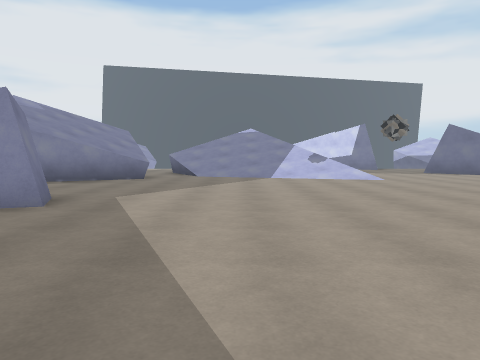
View 1 (above)

16 first-person views from a walk through a 3-D level made in the Unity game engine. The camera is 1.3 m above the floor, tilts 4° down and sees 70° across. The floor is counted in squares, 2 m on a side. Each view is taken from the middle of a square. On the plan, view 1 faces up. The plan holds only what a view shows up to about 10 squares ahead; the rest is blank. The place goes on beyond the plan. Surface patterns are stand-ins for the level's own textures.

View 2
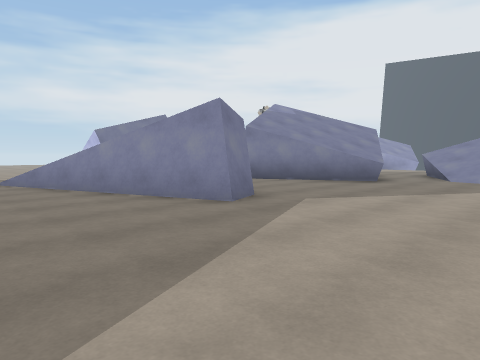

View 3
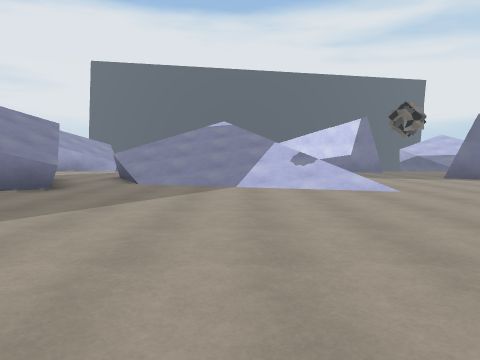

View 4
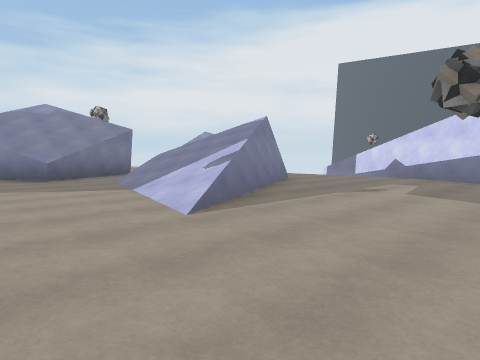

View 5
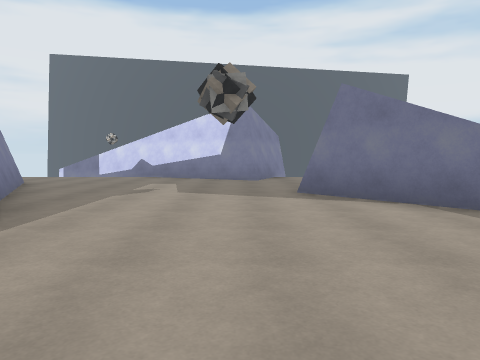

View 6
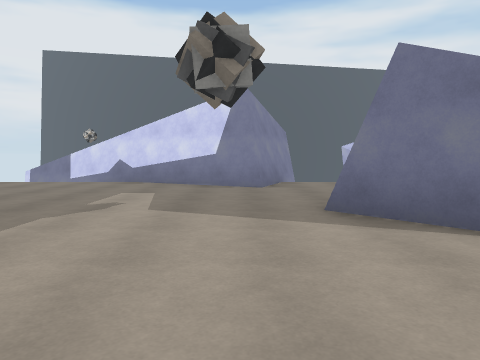

View 7
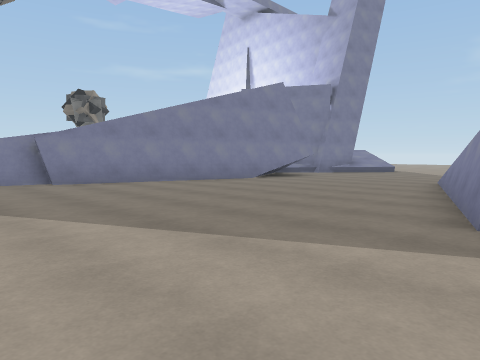

View 8
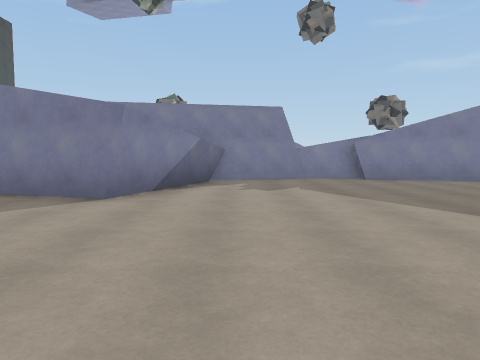

View 9
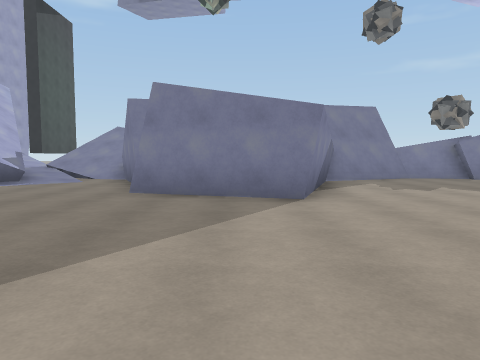

View 10
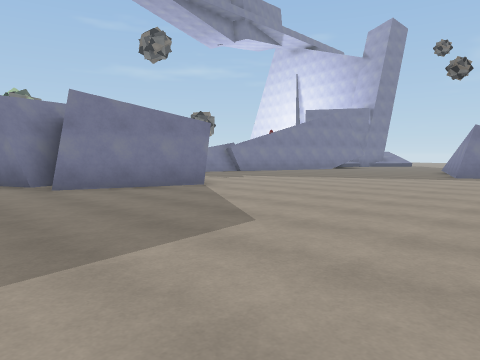

View 11
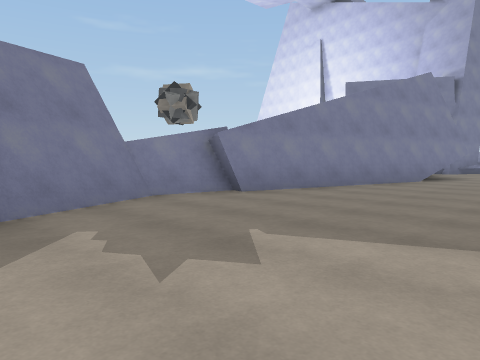

View 12
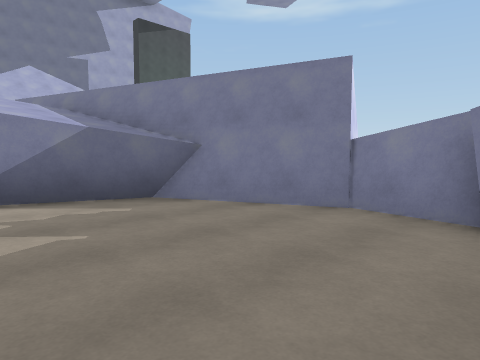

View 13
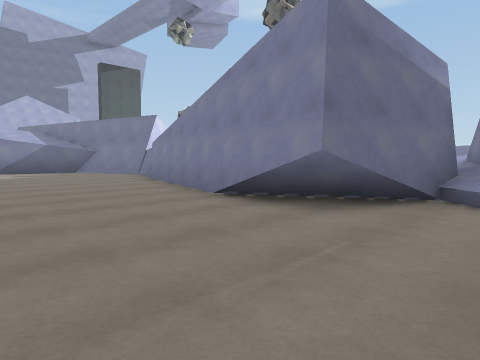

View 14
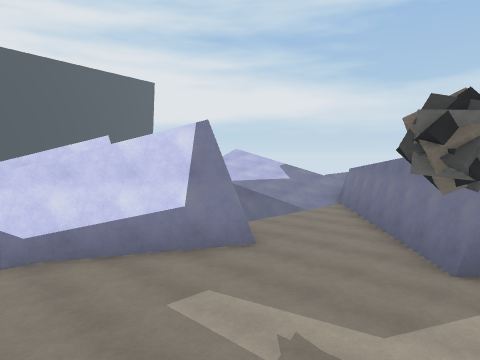

View 15
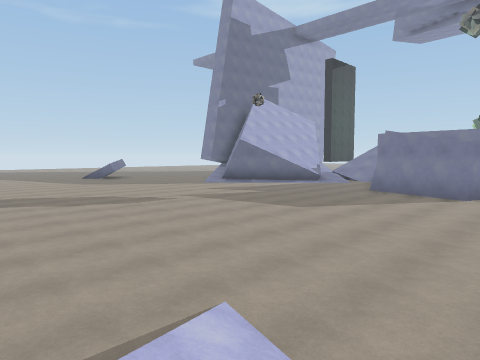

View 16
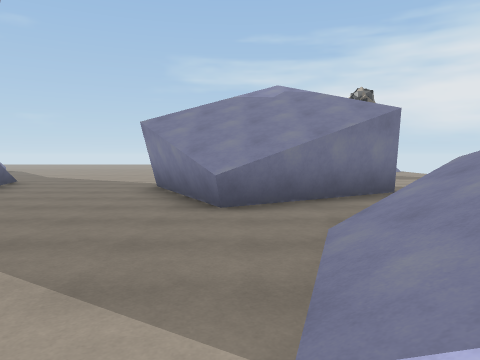

### Floor plan
Key: @ floor where view 1 was taken; # wall or solid block; . floor; / step, stairs or slope; = window, fence, low wall or low ledge; ^ raised ledge; v drop or lower ground.
Columns run from 11 left of view 1 to 9 right of it. Each row starts with its distance up from view 1.
 19             ^^
 18              ######
 17            .....##...
 16            ..........
 15             #.......#
 14             ##.....##
 13       #..////#.....#
 12       ##.=////.....#/
 11        #..////=.....#
 10        ##...///......
  9      ###.............
  8     .#...............
  7    ..................
  6    ..................
  5    ....##............
  4    .=###.............
  3    .=#..............
  2 ....................
  1 .....................
  0 ...........@...####..
 -1 ...............#  #..
 -2  .###v........##^^= .
 -3  /# //###/....#^^/ /.
 -4  /#     //#=##v/   //
 -5  #/        /#/
 -6  #/

Positions as (right, up) in squares from view 1, and headings:
1: (0, 0), facing up
2: (1, 1), facing up-left
3: (1, 3), facing up
4: (7, 7), facing up-left
5: (6, 7), facing up
6: (6, 9), facing up
7: (1, 5), facing down-left
8: (2, 6), facing down
9: (5, 6), facing down
10: (9, 7), facing down-left
11: (3, 1), facing down-left
12: (-2, 0), facing down-right
13: (-11, 2), facing down-right
14: (2, 12), facing up-right
15: (2, 11), facing down-right
16: (2, 10), facing left
